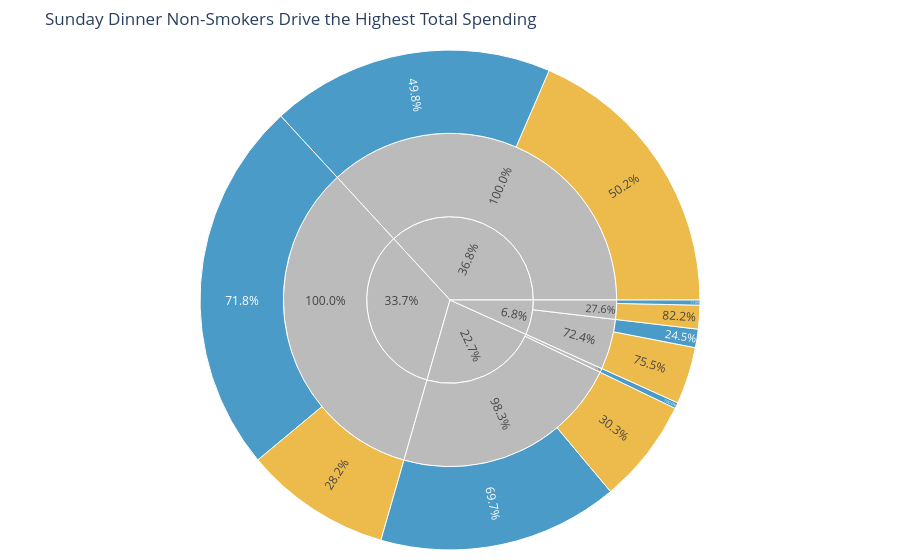

Write notebook code for a chart like this one.
### Markdown cell above
## Task 2 — Sunburst: tipping behaviour by day and meal time

**What to build:** A sunburst chart using the built-in `tips` dataset showing how **total bill amount** is distributed across day → time → smoker status.

**Requirements:**
- Load tips with `px.data.tips()`
- Aggregate **total bill** (sum of `total_bill`) per group — not count
- Hierarchy: `path=['day', 'time', 'smoker']`
- Colour encodes smoker status with a CVD-safe blue/orange palette
- Grey out parent nodes (day and time level)
- Use `percent parent` for text labels
- Insight title describing where the most spending happens

> 💡 `tips.groupby(['day', 'time', 'smoker'])['total_bill'].sum().reset_index()`

### Code cell
# Task 2
# YOUR CODE HERE

# Task 2
import plotly.express as px

tips = px.data.tips()

tips_agg = tips.groupby(['day', 'time', 'smoker'])['total_bill'].sum().reset_index()

# CVD-safe blue/orange for smoker status
color_map2 = {
    'Yes': '#E69F00',  # orange
    'No':  '#0072B2',  # blue
}

fig2 = px.sunburst(
    tips_agg,
    path=['day', 'time', 'smoker'],
    values='total_bill',
    color='smoker',
    color_discrete_map=color_map2,
    title='Sunday Dinner Non-Smokers Drive the Highest Total Spending',
)

fig2.update_traces(
    texttemplate='%{percentParent:.1%}',
    insidetextorientation='radial',
)

# Grey out parent nodes (day and time levels)
fig2.data[0].marker.colors = [
    '#BBBBBB' if ids.count('/') < 2 else color_map2.get(label, '#BBBBBB')
    for ids, label in zip(fig2.data[0].ids, fig2.data[0].labels)
]

fig2.update_layout(margin=dict(t=50, l=10, r=10, b=10))
fig2.show()

### Figure 1 — Plotly figure (JSON) as saved in the notebook; plotly's stock layout.template omitted (floating-point values rounded to 4 significant figures)
{"data": [{"branchvalues": "total", "customdata": [["(?)"], ["(?)"], ["(?)"], ["(?)"], ["(?)"], ["(?)"], ["(?)"], ["(?)"], ["(?)"], ["No"], ["No"], ["No"], ["No"], ["No"], ["No"], ["No"], ["Yes"], ["Yes"], ["Yes"], ["Yes"], ["Yes"]], "domain": {"x": [0, 1], "y": [0, 1]}, "hovertemplate": "labels=%{label}<br>total_bill=%{value}<br>parent=%{parent}<br>id=%{id}<br>smoker=%{customdata[0]}<extra></extra>", "ids": ["Thur", "Sat", "Fri", "Thur/Lunch", "Sun/Dinner", "Sat/Dinner", "Fri/Lunch", "Fri/Dinner", "Sun", "Thur/Dinner", "Fri/Dinner/No", "Thur/Dinner/No", "Sun/Dinner/No", "Sat/Dinner/No", "Fri/Lunch/No", "Thur/Lunch/No", "Sun/Dinner/Yes", "Sat/Dinner/Yes", "Fri/Lunch/Yes", "Fri/Dinner/Yes", "Thur/Lunch/Yes"], "insidetextorientation": "radial", "labels": ["Thur", "Sat", "Fri", "Lunch", "Dinner", "Dinner", "Lunch", "Dinner", "Sun", "Dinner", "No", "No", "No", "No", "No", "No", "Yes", "Yes", "Yes", "Yes", "Yes"], "marker": {"colors": ["#BBBBBB", "#BBBBBB", "#BBBBBB", "#BBBBBB", "#BBBBBB", "#BBBBBB", "#BBBBBB", "#BBBBBB", "#BBBBBB", "#BBBBBB", "#0072B2", "#0072B2", "#0072B2", "#0072B2", "#0072B2", "#0072B2", "#E69F00", "#E69F00", "#E69F00", "#E69F00", "#E69F00"]}, "name": "", "parents": ["", "", "", "Thur", "Sun", "Sat", "Fri", "Fri", "", "Thur", "Fri/Dinner", "Thur/Dinner", "Sun/Dinner", "Sat/Dinner", "Fri/Lunch", "Thur/Lunch", "Sun/Dinner", "Sat/Dinner", "Fri/Lunch", "Fri/Dinner", "Thur/Lunch"], "texttemplate": "%{percentParent:.1%}", "type": "sunburst", "values": [1096.0, 1778.0, 325.9, 1078.0, 1627.0, 1778.0, 89.92, 236.0, 1627.0, 18.78, 57.7, 18.78, 1169.0, 884.8, 15.98, 751.3, 458.3, 893.6, 73.94, 178.3, 326.2]}], "layout": {"legend": {"tracegroupgap": 0}, "margin": {"b": 10, "l": 10, "r": 10, "t": 50}, "title": {"text": "Sunday Dinner Non-Smokers Drive the Highest Total Spending"}}}
